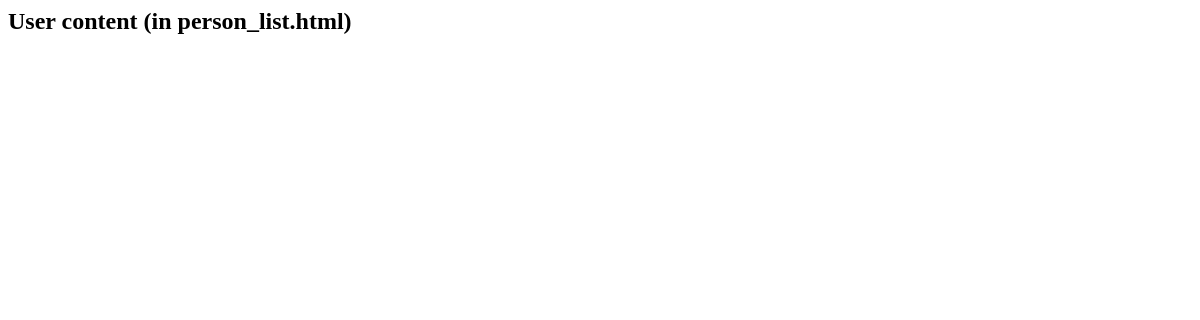
The app's page /polls/userlistview/, older data.
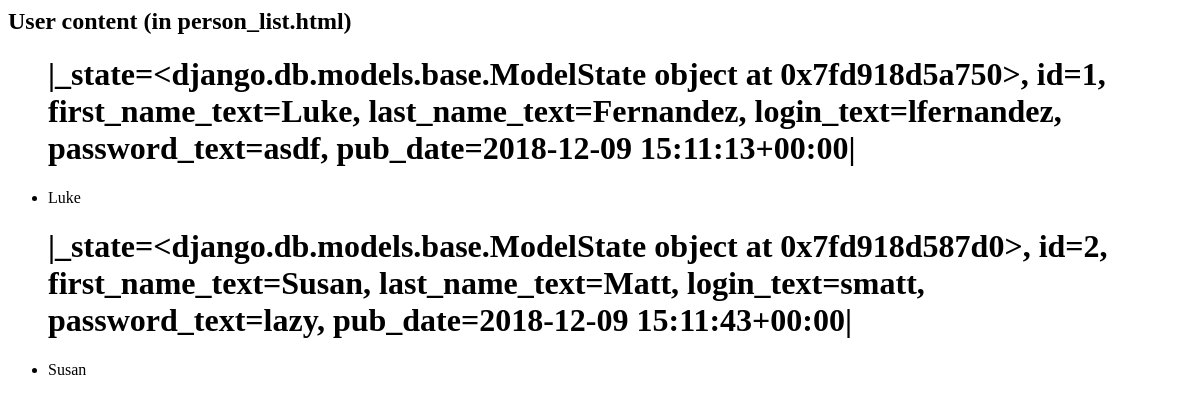
The same page, newer data.
### polls/models.py (models this page shows)
class Person(models.Model):
    first_name_text = models.CharField(max_length=200)
    last_name_text = models.CharField(max_length=200)
    login_text = models.CharField(max_length=200)
    password_text = models.CharField(max_length=200)
    pub_date = models.DateTimeField('date published')
    def __str__(self):
        return ', '.join(['{key}={value}'.format(key=key, value=self.__dict__.get(key)) for key in self.__dict__])

### polls/views.py (the view)
# urls.py: path('userlistview/',views.UserListView.as_view(), name='userlist'),
class UserListView(generic.ListView):
    model = Person

### polls/templates/polls/person_list.html
{% block content %}
    <h2>User content (in person_list.html)</h2>
    <ul>
        {% for ob in object_list %}
            <h1>|{{ ob }}|</h1>
            <li>{{ ob.first_name_text }}</li>
        {% endfor %}
    </ul>
{% endblock %}

Row changes from the older to the newer data that the page shows:
added Person: ob "_state=<django.db.models.base.ModelState object at 0x7fd918d5a750>, id=1, first_name_text=Luke, last_name_text=Fernandez, login_text=lfernandez, password_text=asdf, pub_date=2018-12-09 15:11:13+00:00", first_name_text "Luke"
added Person: ob "_state=<django.db.models.base.ModelState object at 0x7fd918d587d0>, id=2, first_name_text=Susan, last_name_text=Matt, login_text=smatt, password_text=lazy, pub_date=2018-12-09 15:11:43+00:00", first_name_text "Susan"
